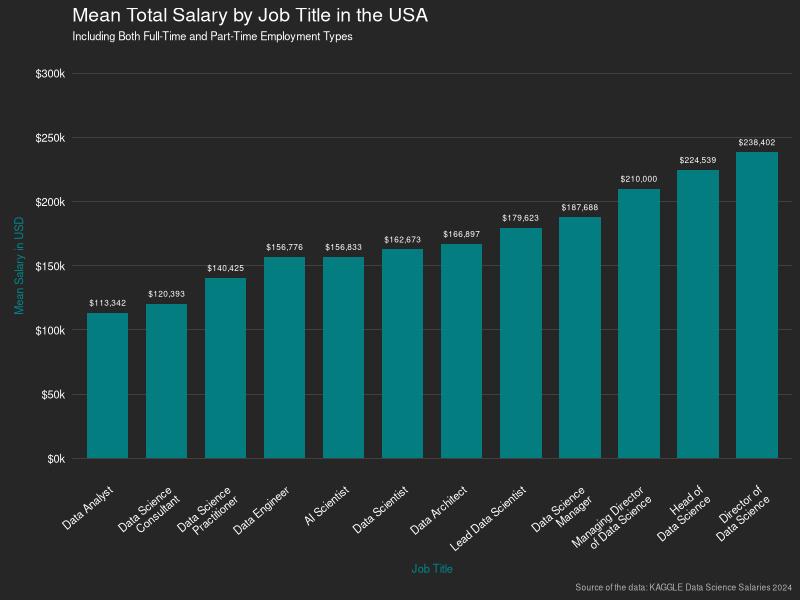

The R script that drew this image:
## ---- chunk 1
# Load necessary libraries for data manipulation and visualization
library(dplyr)
library(ggplot2)
library(scales)
## ---- chunk 2
# Read the dataset containing salary information
data <- read.csv("data/data_science_salaries.csv")
## ---- chunk 3
# Remove unnecessary columns: salary and salary_currency
mean_salary_plot_data <- data %>%
  select(-salary, -salary_currency)
## ---- chunk 4
# Filter data for specific job titles within the United States and calculate the mean salary
mean_salary_plot_data <- mean_salary_plot_data %>%
  filter(job_title %in% c('Data Scientist',
                          'Director of Data Science',
                          'Data Science Manager',
                          'Head of Data Science',
                          'Lead Data Scientist',
                          'Data Science Practitioner',
                          'Managing Director Data Science',
                          'Data Science Consultant',
                          'AI Scientist',
                          'Data Architect',
                          'Data Engineer',
                          'Data Analyst'),
         company_location == 'United States',
         employee_residence == 'United States') %>%
  group_by(job_title) %>%
  summarise(mean_salary = mean(salary_in_usd, na.rm = TRUE))
## ---- chunk 5
# Adjust job titles for better readability in the plot
mean_salary_plot_data$job_title <- gsub('Director of Data Science', 'Director of\nData Science', mean_salary_plot_data$job_title)
mean_salary_plot_data$job_title <- gsub("Data Science Manager", "Data Science\nManager", mean_salary_plot_data$job_title)
mean_salary_plot_data$job_title <- gsub('Data Science Practitioner', 'Data Science\nPractitioner', mean_salary_plot_data$job_title)
mean_salary_plot_data$job_title <- gsub('Managing Director Data Science', 'Managing Director\nof Data Science', mean_salary_plot_data$job_title)
mean_salary_plot_data$job_title <- gsub('Data Science Consultant', 'Data Science\nConsultant', mean_salary_plot_data$job_title)
mean_salary_plot_data$job_title <- gsub('Head of Data Science', 'Head of\nData Science', mean_salary_plot_data$job_title)
## ---- chunk 6
# Define a custom label function for formatting salary values as "$100k"
salary_label <- function(salary) {
  paste0("$", round(salary / 1000, 0), "k")
}
## ---- chunk 7
# Create a bar plot visualizing the mean total salary by job title in the USA, for both full-time and part-time employment types
mean_salary_plot <- mean_salary_plot_data %>%
  ggplot(aes(x = reorder(job_title, mean_salary), y = mean_salary)) +
  geom_col(width = 0.7, fill='turquoise4', alpha=0.9) + 
  geom_text(aes(label = scales::dollar(mean_salary)), vjust = -1, size = 2.1, color = "white") + 
  labs(title = "Mean Total Salary by Job Title in the USA",
       subtitle = "Including Both Full-Time and Part-Time Employment Types",
       x = "Job Title",
       y = "Mean Salary in USD\n",
       caption = "Source of the data: KAGGLE Data Science Salaries 2024") +
  theme_minimal() +
  scale_y_continuous(labels=salary_label, breaks = seq(0, 300000, 50000), limits=c(0, 300000)) +
  theme(axis.text.x = element_text(angle = 40, hjust = 1, vjust = 1, size = 8), 
        panel.grid.major.x = element_blank(),
        panel.grid.major.y = element_line(size=0.05),
        panel.grid.minor = element_blank(),
        plot.background = element_rect(fill='gray15', color="NA"),
        axis.text = element_text(color='white', size=8),
        plot.title = element_text(color='white', size=14),
        plot.subtitle = element_text(color='white', size=8, vjust=2),
        axis.title = element_text(color='turquoise4', size = 8),
        axis.title.y = element_text(vjust=-1.2),
        plot.caption = element_text(color='gray70', size=6))
## ---- chunk 8
# Display the plot
mean_salary_plot
